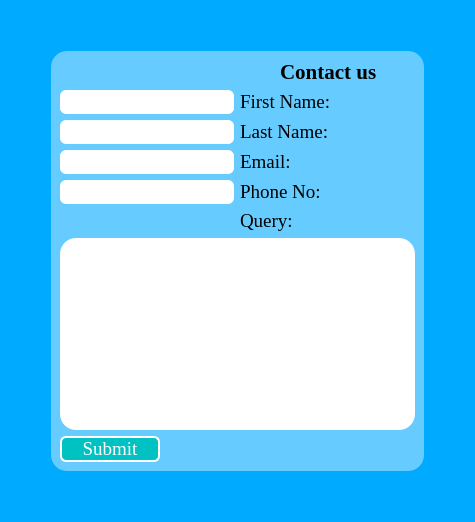
      <widget class="QWidget" name="Contact_us">
       <property name="styleSheet">
        <string notr="true">background-color: rgb(0, 170, 255);</string>
       </property>
       <layout class="QGridLayout" name="gridLayout_11">
        <item row="1" column="0">
         <spacer name="horizontalSpacer_13">
          <property name="orientation">
           <enum>Qt::Horizontal</enum>
          </property>
          <property name="sizeHint" stdset="0">
           <size>
            <width>40</width>
            <height>20</height>
           </size>
          </property>
         </spacer>
        </item>
        <item row="0" column="1">
         <spacer name="verticalSpacer_2">
          <property name="orientation">
           <enum>Qt::Vertical</enum>
          </property>
          <property name="sizeHint" stdset="0">
           <size>
            <width>20</width>
            <height>40</height>
           </size>
          </property>
         </spacer>
        </item>
        <item row="2" column="1">
         <spacer name="verticalSpacer_5">
          <property name="orientation">
           <enum>Qt::Vertical</enum>
          </property>
          <property name="sizeHint" stdset="0">
           <size>
            <width>20</width>
            <height>40</height>
           </size>
          </property>
         </spacer>
        </item>
        <item row="1" column="1">
         <widget class="QFrame" name="frame_9">
          <property name="styleSheet">
           <string notr="true">background-color: rgb(255, 255, 255,0.4);
border-radius:16px;</string>
          </property>
          <property name="frameShape">
           <enum>QFrame::StyledPanel</enum>
          </property>
          <property name="frameShadow">
           <enum>QFrame::Raised</enum>
          </property>
          <layout class="QFormLayout" name="formLayout">
           <item row="0" column="1">
            <layout class="QHBoxLayout" name="horizontalLayout_6">
             <item>
              <spacer name="horizontalSpacer_14">
               <property name="orientation">
                <enum>Qt::Horizontal</enum>
               </property>
               <property name="sizeHint" stdset="0">
                <size>
                 <width>40</width>
                 <height>20</height>
                </size>
               </property>
              </spacer>
             </item>
             <item>
              <widget class="QLabel" name="label_22">
               <property name="font">
                <font>
                 <family>Times New Roman</family>
                 <pointsize>16</pointsize>
                 <weight>75</weight>
                 <bold>true</bold>
                </font>
               </property>
               <property name="styleSheet">
                <string notr="true">background-color: none;</string>
               </property>
               <property name="text">
                <string>Contact us</string>
               </property>
              </widget>
             </item>
             <item>
              <widget class="QPushButton" name="pushButton_16">
               <property name="styleSheet">
                <string notr="true">background-color: none;</string>
               </property>
               <property name="text">
                <string/>
               </property>
               <property name="icon">
                <iconset resource="images.qrc">
                 <normaloff>:/bg/images/back.png</normaloff>:/bg/images/back.png</iconset>
               </property>
               <property name="iconSize">
                <size>
                 <width>20</width>
                 <height>20</height>
                </size>
               </property>
              </widget>
             </item>
            </layout>
           </item>
           <item row="2" column="0">
            <widget class="QLineEdit" name="lineEdit_4">
             <property name="font">
              <font>
               <family>Times New Roman</family>
               <pointsize>14</pointsize>
              </font>
             </property>
             <property name="styleSheet">
              <string notr="true">background-color: rgb(255, 255, 255);
border-radius:6px;</string>
             </property>
            </widget>
           </item>
           <item row="2" column="1">
            <widget class="QLabel" name="label_23">
             <property name="font">
              <font>
               <family>Times New Roman</family>
               <pointsize>14</pointsize>
              </font>
             </property>
             <property name="styleSheet">
              <string notr="true">background-color: none;</string>
             </property>
             <property name="text">
              <string>First Name:</string>
             </property>
            </widget>
           </item>
           <item row="3" column="0">
            <widget class="QLineEdit" name="lineEdit_6">
             <property name="font">
              <font>
               <family>Times New Roman</family>
               <pointsize>14</pointsize>
              </font>
             </property>
             <property name="styleSheet">
              <string notr="true">background-color: rgb(255, 255, 255);
border-radius:6px;</string>
             </property>
            </widget>
           </item>
           <item row="3" column="1">
            <widget class="QLabel" name="label_24">
             <property name="font">
              <font>
               <family>Times New Roman</family>
               <pointsize>14</pointsize>
              </font>
             </property>
             <property name="styleSheet">
              <string notr="true">background-color: none;</string>
             </property>
             <property name="text">
              <string>Last Name:</string>
             </property>
            </widget>
           </item>
           <item row="4" column="0">
            <widget class="QLineEdit" name="lineEdit_7">
             <property name="font">
              <font>
               <family>Times New Roman</family>
               <pointsize>14</pointsize>
              </font>
             </property>
             <property name="styleSheet">
              <string notr="true">background-color: rgb(255, 255, 255);
border-radius:6px;</string>
             </property>
            </widget>
           </item>
           <item row="4" column="1">
            <widget class="QLabel" name="label_25">
             <property name="font">
              <font>
               <family>Times New Roman</family>
               <pointsize>14</pointsize>
              </font>
             </property>
             <property name="styleSheet">
              <string notr="true">background-color: none;</string>
             </property>
             <property name="text">
              <string>Email:</string>
             </property>
            </widget>
           </item>
           <item row="5" column="0">
            <widget class="QLineEdit" name="lineEdit_5">
             <property name="font">
              <font>
               <family>Times New Roman</family>
               <pointsize>14</pointsize>
              </font>
             </property>
             <property name="styleSheet">
              <string notr="true">background-color: rgb(255, 255, 255);
border-radius:6px;</string>
             </property>
            </widget>
           </item>
           <item row="5" column="1">
            <widget class="QLabel" name="label_26">
             <property name="font">
              <font>
               <family>Times New Roman</family>
               <pointsize>14</pointsize>
              </font>
             </property>
             <property name="styleSheet">
              <string notr="true">background-color: none;</string>
             </property>
             <property name="text">
              <string>Phone No:</string>
             </property>
            </widget>
           </item>
           <item row="6" column="1">
            <widget class="QLabel" name="label_27">
             <property name="font">
              <font>
               <family>Times New Roman</family>
               <pointsize>14</pointsize>
              </font>
             </property>
             <property name="styleSheet">
              <string notr="true">background-color: none;</string>
             </property>
             <property name="text">
              <string>Query:</string>
             </property>
            </widget>
           </item>
           <item row="7" column="0" colspan="2">
            <widget class="QTextEdit" name="textEdit">
             <property name="font">
              <font>
               <family>Times New Roman</family>
               <pointsize>12</pointsize>
              </font>
             </property>
             <property name="styleSheet">
              <string notr="true">background-color: rgb(255, 255, 255);</string>
             </property>
             <property name="frameShape">
              <enum>QFrame::NoFrame</enum>
             </property>
             <property name="frameShadow">
              <enum>QFrame::Sunken</enum>
             </property>
            </widget>
           </item>
           <item row="8" column="0">
            <widget class="QPushButton" name="pushButton_14">
             <property name="minimumSize">
              <size>
               <width>100</width>
               <height>0</height>
              </size>
             </property>
             <property name="maximumSize">
              <size>
               <width>16777215</width>
               <height>16777215</height>
              </size>
             </property>
             <property name="font">
              <font>
               <family>Times New Roman</family>
               <pointsize>14</pointsize>
              </font>
             </property>
             <property name="styleSheet">
              <string notr="true">color: rgb(255, 255, 255);
background-color: rgb(0, 194, 194);
border-radius:6px;
 border:2px solid #ffffff;</string>
             </property>
             <property name="text">
              <string>Submit</string>
             </property>
            </widget>
           </item>
          </layout>
         </widget>
        </item>
        <item row="1" column="2">
         <spacer name="horizontalSpacer_12">
          <property name="orientation">
           <enum>Qt::Horizontal</enum>
          </property>
          <property name="sizeHint" stdset="0">
           <size>
            <width>40</width>
            <height>20</height>
           </size>
          </property>
         </spacer>
        </item>
       </layout>
      </widget>
